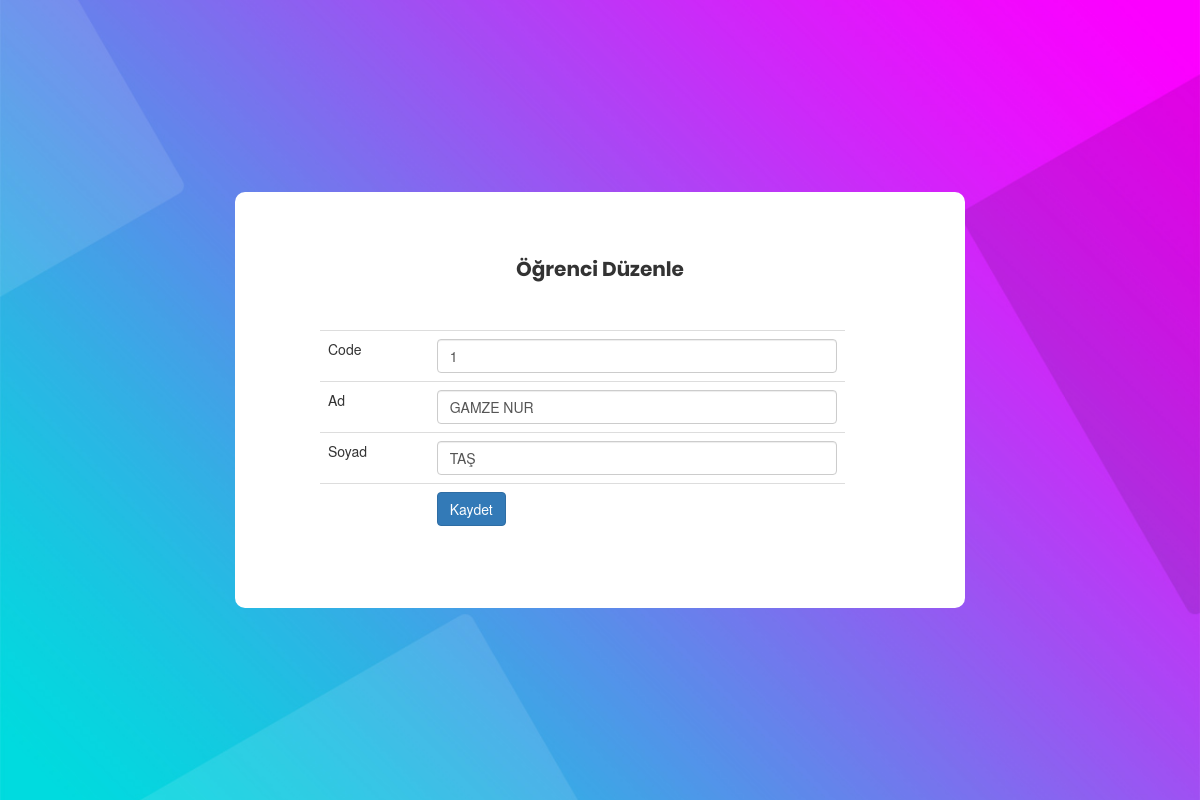
The app's page /student_duzenle.php?id=1 with its own data.
### tables this page shows
CREATE TABLE IF NOT EXISTS `student` (
  `id` int(11) NOT NULL AUTO_INCREMENT,
  `code` varchar(10) NOT NULL,
  `name` varchar(50) NOT NULL,
  `surname` varchar(50) NOT NULL,
  PRIMARY KEY (`id`)
);

### student_duzenle.php (the view, shortened to what this page needs)
<?php
include("db.php");
?>
<!doctype html>
<html lang="en">
<head>
	<link rel="stylesheet" type="text/css" href="vendor/bootstrap/css/bootstrap.min.css">
	<link rel="stylesheet" type="text/css" href="fonts/font-awesome-4.7.0/css/font-awesome.min.css">
	<link rel="stylesheet" type="text/css" href="fonts/iconic/css/material-design-iconic-font.min.css">
	<link rel="stylesheet" type="text/css" href="vendor/animate/animate.css">
	<link rel="stylesheet" type="text/css" href="vendor/css-hamburgers/hamburgers.min.css">
	<link rel="stylesheet" type="text/css" href="vendor/animsition/css/animsition.min.css">
	<link rel="stylesheet" type="text/css" href="vendor/select2/select2.min.css">
	<link rel="stylesheet" type="text/css" href="vendor/daterangepicker/daterangepicker.css">
	<link rel="stylesheet" type="text/css" href="css/util.css">
	<link rel="stylesheet" type="text/css" href="css/main.css">
<link rel="stylesheet" href="https://maxcdn.bootstrapcdn.com/font-awesome/4.7.0/css/font-awesome.min.css">
<link rel="stylesheet" href="https://maxcdn.bootstrapcdn.com/bootstrap/3.3.7/css/bootstrap.min.css">
</head>
<body>
		<div class="container-login100" style="background-image: url('images/bg-01.jpg');">
			<div style="width: 730px;" class="wrap-login100 p-l-55 p-r-55 p-t-65 p-b-54">
					<?php
					$sorgu = $con->query("SELECT * FROM student WHERE id =".(int)$_GET['id']);
					$sonuc = $sorgu->fetch_assoc();
					?>
					<span style="font-size: 20px;" class="login100-form-title p-b-49">
						Öğrenci Düzenle
					</span>
					<div class="container">
					<div class="col-md-6">
					<form action="" method="post">
						<table class="table">
														<tr>
															<td>Code</td>
															<td><input type="text" name="code" class="form-control" value="<?php echo $sonuc['code'];?>"  ></td>
														</tr>
														<tr>
															<td>Ad</td>
															<td><input type="text" name="name" class="form-control" value="<?php echo $sonuc['name'];?>" ></td>
														</tr>
														<tr>
															<td>Soyad</td>
															<td><input type="text" name="surname" class="form-control" value="<?php echo $sonuc['surname'];?>" ></td>
														</tr>
														<tr>
															<td></td>
															<td><input type="submit" class="btn btn-primary" value="Kaydet"></td>
														</tr>
						</table>
					</form>
					</div>
					</div>
			</div>
		</div>
</body>
</html>

### css/main.css (style rules this page uses)
* { margin: 0px; padding: 0px; box-sizing: border-box; }
body, html { height: 100%; font-family: Poppins-Regular, sans-serif; }
input { outline: none; border: none; }
.container-login100 { width: 100%; min-height: 100vh; display: -webkit-box; display: -webkit-flex; display: -moz-box; display: -ms-flexbox; display: flex; flex-wrap: wrap; justify-content: center; align-items: center; padding: 15px; background-repeat: no-repeat; background-position: center; background-size: cover; }
.wrap-login100 { width: 500px; background: #fff; border-radius: 10px; overflow: hidden; }
.login100-form-title { display: block; font-family: Poppins-Bold; font-size: 39px; color: #333333; line-height: 1.2; text-align: center; }

### records on screen
student: code "1", name "GAMZE NUR", surname "TAŞ"
